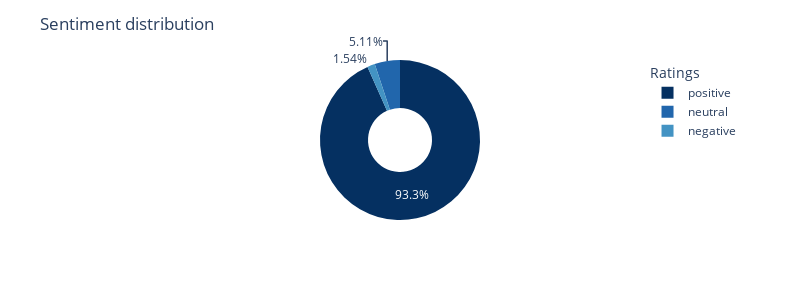

Notebook code cell kept with this figure:
### Code cell
ratings_prop = modelpoint.sentiment.value_counts(normalize=True).to_frame().reset_index()
# ratings_prop.head()
fig = px.pie(data_frame=ratings_prop,values='proportion',
             names='sentiment', hole=0.4, width=800, height=300,
             color_discrete_sequence=px.colors.sequential.RdBu_r
             )
fig.update_layout(title='Sentiment distribution')
fig.update_legends(title='Ratings', )

### Figure 1 — Plotly figure (JSON) as saved in the notebook; plotly's stock layout.template omitted (floating-point values rounded to 4 significant figures)
{"data": [{"domain": {"x": [0, 1], "y": [0, 1]}, "hole": 0.4, "hovertemplate": "sentiment=%{label}<br>proportion=%{value}<extra></extra>", "labels": ["positive", "neutral", "negative"], "legendgroup": "", "name": "", "showlegend": true, "type": "pie", "values": [0.9334, 0.05114, 0.01545]}], "layout": {"height": 300, "legend": {"title": {"text": "Ratings"}, "tracegroupgap": 0}, "margin": {"t": 60}, "piecolorway": ["rgb(5,48,97)", "rgb(33,102,172)", "rgb(67,147,195)", "rgb(146,197,222)", "rgb(209,229,240)", "rgb(247,247,247)", "rgb(253,219,199)", "rgb(244,165,130)", "rgb(214,96,77)", "rgb(178,24,43)", "rgb(103,0,31)"], "title": {"text": "Sentiment distribution"}, "width": 800}}
